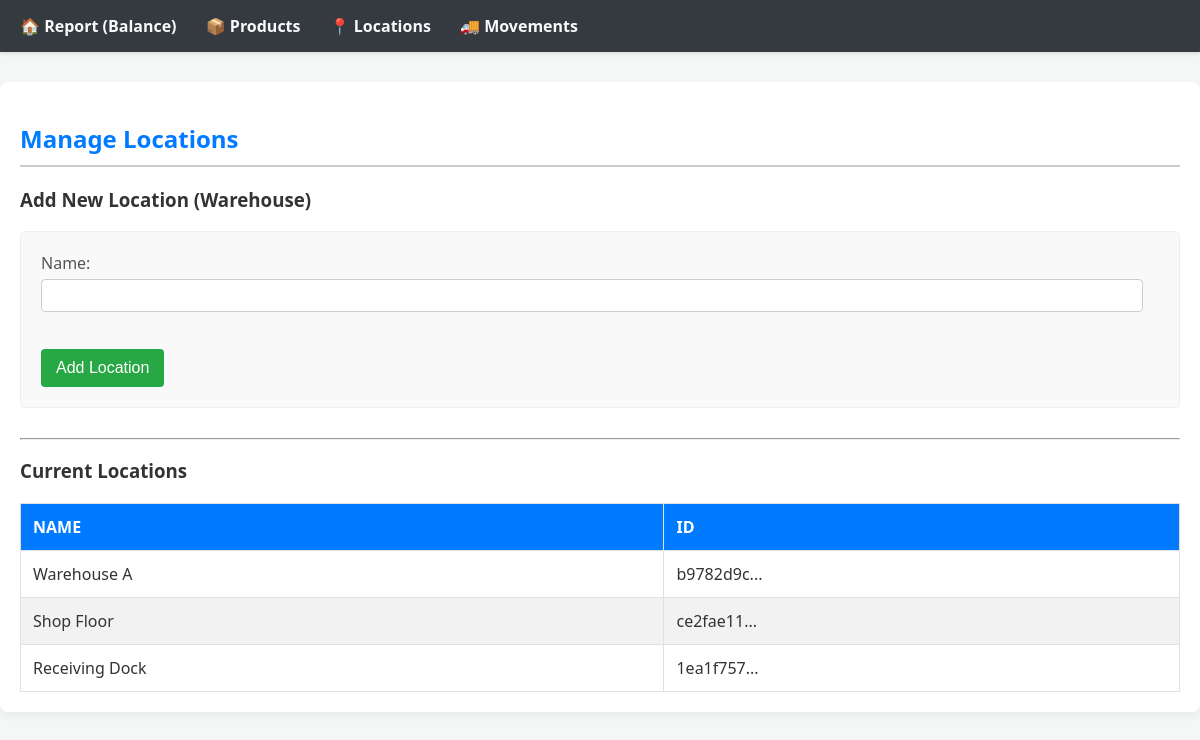
/locations, run on the app's committed database.
### app.py (models this page shows, shortened)
class Location(db.Model):
    location_id = db.Column(db.String, primary_key=True, default=lambda: str(uuid.uuid4()).replace('-', ''))
    name = db.Column(db.String(100), nullable=False, unique=True)

### app.py (the view, shortened to what this page needs)
@app.route('/locations', methods=['GET', 'POST'])
def manage_locations():
    locations = Location.query.all()
    return render_template('locations.html', locations=locations)

### templates/locations.html
{% extends "base.html" %}
{% block content %}
<h2>Manage Locations</h2>
<h3>Add New Location (Warehouse)</h3>
<form method="POST">
    <label for="name">Name:</label>
    <input type="text" id="name" name="name" required><br><br>
    <button type="submit">Add Location</button>
</form>
<hr>
<h3>Current Locations</h3>
<table>
    <thead>
        <tr>
            <th>Name</th>
            <th>ID</th>
        </tr>
    </thead>
    <tbody>
        {% for location in locations %}
        <tr>
            <td>{{ location.name }}</td>
            <td>{{ location.location_id[:8] }}...</td>
        </tr>
        {% endfor %}
    </tbody>
</table>
{% endblock %}

### static/css/style.css (style rules this page uses)
body { font-family: 'Segoe UI', Tahoma, Geneva, Verdana, sans-serif; margin: 0; padding: 0; background-color: #f4f7f6; color: #333; }
h2 { color: #007bff; border-bottom: 2px solid #ccc; padding-bottom: 10px; margin-bottom: 20px; }
form { background: #f9f9f9; padding: 20px; border-radius: 5px; margin-bottom: 30px; border: 1px solid #eee; }
label { display: block; margin-bottom: 5px; font-weight: 500; color: #555; }
input[type="text"], input[type="number"], select { width: calc(100% - 16px); padding: 8px; margin-bottom: 15px; border: 1px solid #ccc; border-radius: 4px; box-sizing: border-box; }
button[type="submit"] { background-color: #28a745; color: white; padding: 10px 15px; border: none; border-radius: 4px; cursor: pointer; font-size: 16px; transition: background-color 0.3s ease; }
table { width: 100%; border-collapse: collapse; margin-top: 20px; }
th, td { border: 1px solid #dee2e6; padding: 12px; text-align: left; }
th { background-color: #007bff; color: white; font-weight: 600; text-transform: uppercase; }
tr:nth-child(even) { background-color: #f2f2f2; }

### data on the page
Location: name "Warehouse A", location_id "b9782d9c"
Location: name "Shop Floor", location_id "ce2fae11"
Location: name "Receiving Dock", location_id "1ea1f757"
